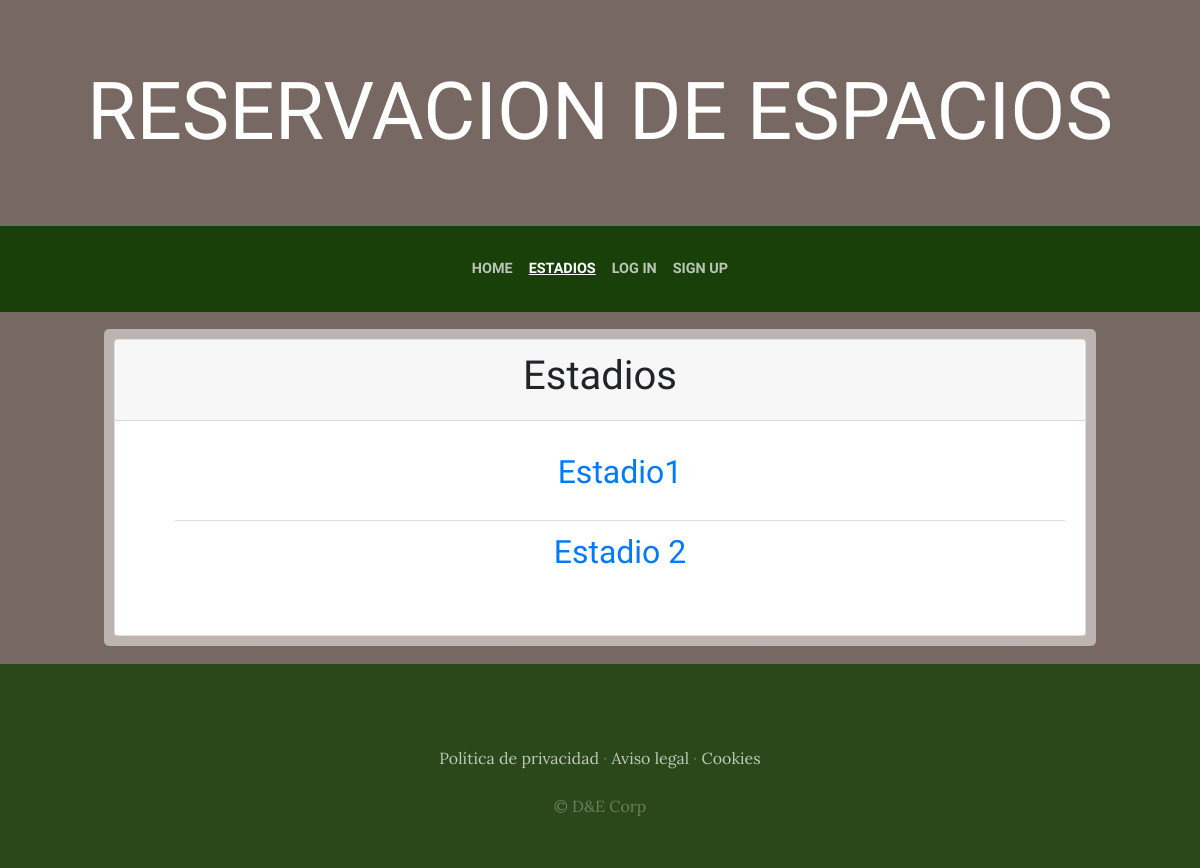
The app's page /estadios/, older data.
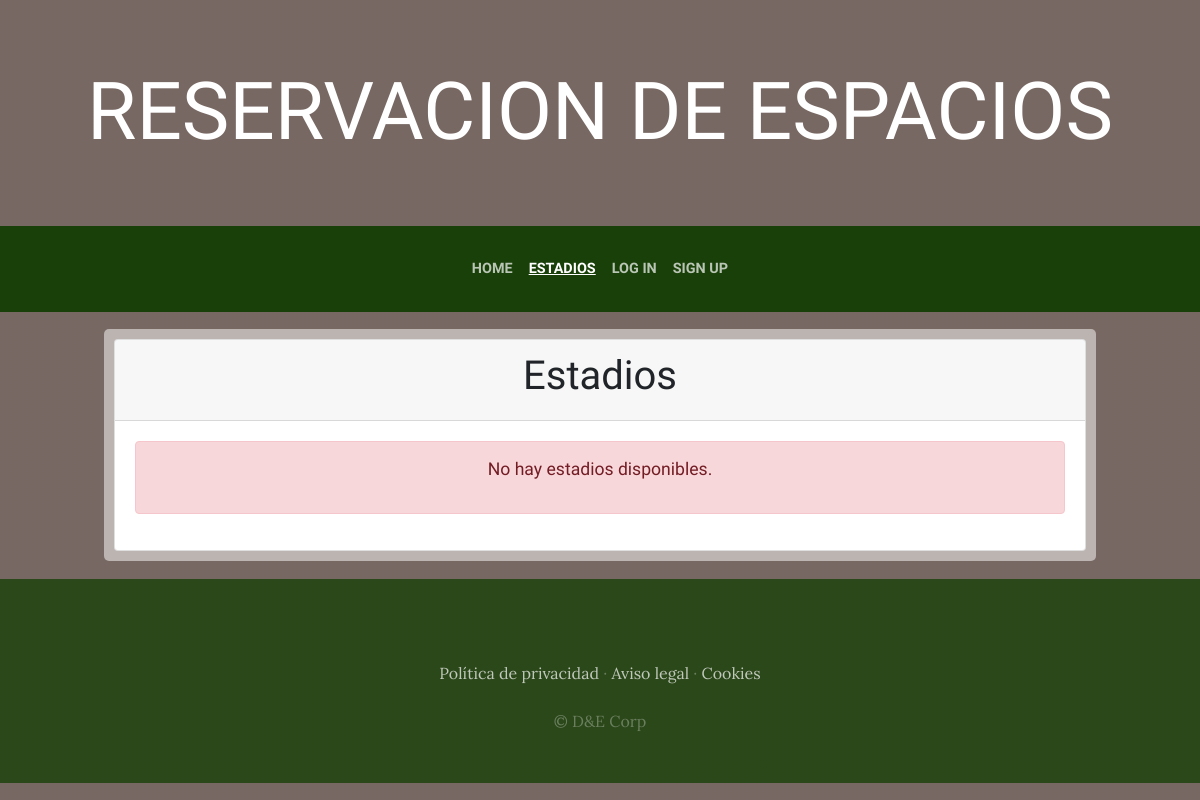
The same page, newer data.
### app/models.py (models this page shows, shortened)
class Estadio(models.Model):
    nombre = models.CharField(max_length=200)
    descripción = models.TextField(default="")

### app/views.py (the view)
# urls.py: path('estadios/', views.estadios, name='estadios'),
def estadios(request, pagina=1, per_page=5):
    context = getBaseContext(request=request)
    context['is_estadio_active'] = True
    estadios = Paginator(Estadio.objects.get_queryset().order_by('id'),per_page)
    try:
        context['estadios_disponibles'] = estadios.page(pagina)
    except EmptyPage:
        return HttpResponseRedirect('/estadios/%s' % estadios.num_pages)
    context['pagina'] = pagina
    context['paginas'] = range(1,estadios.num_pages+1)
    context['num_paginas'] = estadios.num_pages
    return render(request, 'Estadios.html', context)

### app/views.py (called while the page is built)
def getBaseContext(request):
    context = {
        'isAuthenticated':request.user.is_authenticated,
        'user': None
    }
    if context['isAuthenticated']:
        context['user'] = request.user
    return context

### app/templates/Estadios.html
{% extends "base.html" %}
{% block content %}
<div class="fitted-box">
  <div class="card">
    <div class="card-header">
      <h1>Estadios</h1>
    </div>
    {% include "estadios/Lista.html" %}
  </div>
</div>
{% endblock %}

### app/templates/estadios/Lista.html (shortened to what this page needs)
<div class="card-body">
  {% if estadios_disponibles %}
  <ul class="list-group-flush">
    {% for estadio in estadios_disponibles %}
    <li class="list-group-item">
      <h2>
        <a href="/estadio/{{ estadio.id }}/">{{ estadio.nombre }}</a>
      </h2>
    </li>
    {% endfor %}
  </ul>
  {% else %}
    <div class="alert alert-danger">
      <p>No hay estadios disponibles.</p>
    </div>
  {% endif %}
</div>

Row changes from the older to the newer data that the page shows:
removed Estadio: nombre "Estadio1"
removed Estadio: nombre "Estadio 2"
Text that changed along with them:
text now shown: "No hay estadios disponibles."
